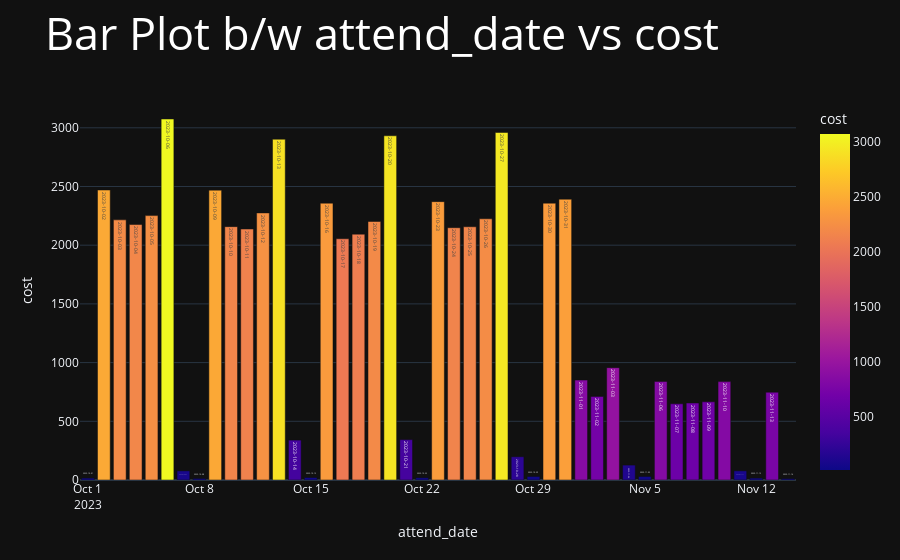

The notebook cell this image was saved under:
### Markdown cell above
5. **Bar Plot** between attend_date vs cost

### Code cell
df2=df.groupby(['attend_date']).agg('sum').reset_index()
df2.sort_values('attend_date', inplace=True)
fig = px.bar(df2, x='attend_date', y="cost", template = 'plotly_dark',
             color="cost",text="attend_date",title='attend_date vs cost')
fig.update_layout(title=dict(text='Bar Plot b/w attend_date vs cost',font=dict(size=45, color="white")))
fig.show()

### Figure 1 — Plotly figure (JSON) as saved in the notebook; plotly's stock layout.template omitted (floating-point values rounded to 4 significant figures)
{"data": [{"alignmentgroup": "True", "hovertemplate": "attend_date=%{text}<br>cost=%{marker.color}<extra></extra>", "legendgroup": "", "marker": {"color": [16, 2470, 2216, 2176, 2252, 3075, 78, 13, 2469, 2158, 2138, 2275, 2903, 340, 21, 2358, 2055, 2094, 2202, 2932, 344, 19, 2371, 2149, 2157, 2225, 2960, 198, 30, 2358, 2392, 851, 712, 957, 127, 30, 840, 649, 656, 666, 838, 78, 16, 748, 11], "coloraxis": "coloraxis", "pattern": {"shape": ""}}, "name": "", "offsetgroup": "", "orientation": "v", "showlegend": false, "text": ["2023-10-01", "2023-10-02", "2023-10-03", "2023-10-04", "2023-10-05", "2023-10-06", "2023-10-07", "2023-10-08", "2023-10-09", "2023-10-10", "2023-10-11", "2023-10-12", "2023-10-13", "2023-10-14", "2023-10-15", "2023-10-16", "2023-10-17", "2023-10-18", "2023-10-19", "2023-10-20", "2023-10-21", "2023-10-22", "2023-10-23", "2023-10-24", "2023-10-25", "2023-10-26", "2023-10-27", "2023-10-28", "2023-10-29", "2023-10-30", "2023-10-31", "2023-11-01", "2023-11-02", "2023-11-03", "2023-11-04", "2023-11-05", "2023-11-06", "2023-11-07", "2023-11-08", "2023-11-09", "2023-11-10", "2023-11-11", "2023-11-12", "2023-11-13", "2023-11-14"], "textposition": "auto", "type": "bar", "x": ["2023-10-01", "2023-10-02", "2023-10-03", "2023-10-04", "2023-10-05", "2023-10-06", "2023-10-07", "2023-10-08", "2023-10-09", "2023-10-10", "2023-10-11", "2023-10-12", "2023-10-13", "2023-10-14", "2023-10-15", "2023-10-16", "2023-10-17", "2023-10-18", "2023-10-19", "2023-10-20", "2023-10-21", "2023-10-22", "2023-10-23", "2023-10-24", "2023-10-25", "2023-10-26", "2023-10-27", "2023-10-28", "2023-10-29", "2023-10-30", "2023-10-31", "2023-11-01", "2023-11-02", "2023-11-03", "2023-11-04", "2023-11-05", "2023-11-06", "2023-11-07", "2023-11-08", "2023-11-09", "2023-11-10", "2023-11-11", "2023-11-12", "2023-11-13", "2023-11-14"], "xaxis": "x", "y": [16, 2470, 2216, 2176, 2252, 3075, 78, 13, 2469, 2158, 2138, 2275, 2903, 340, 21, 2358, 2055, 2094, 2202, 2932, 344, 19, 2371, 2149, 2157, 2225, 2960, 198, 30, 2358, 2392, 851, 712, 957, 127, 30, 840, 649, 656, 666, 838, 78, 16, 748, 11], "yaxis": "y"}], "layout": {"barmode": "relative", "coloraxis": {"colorbar": {"title": {"text": "cost"}}, "colorscale": [[0, "#0d0887"], [0.1111, "#46039f"], [0.2222, "#7201a8"], [0.3333, "#9c179e"], [0.4444, "#bd3786"], [0.5556, "#d8576b"], [0.6667, "#ed7953"], [0.7778, "#fb9f3a"], [0.8889, "#fdca26"], [1, "#f0f921"]]}, "legend": {"tracegroupgap": 0}, "title": {"font": {"color": "white", "size": 45}, "text": "Bar Plot b/w attend_date vs cost"}, "xaxis": {"anchor": "y", "domain": [0, 1], "title": {"text": "attend_date"}}, "yaxis": {"anchor": "x", "domain": [0, 1], "title": {"text": "cost"}}}}
